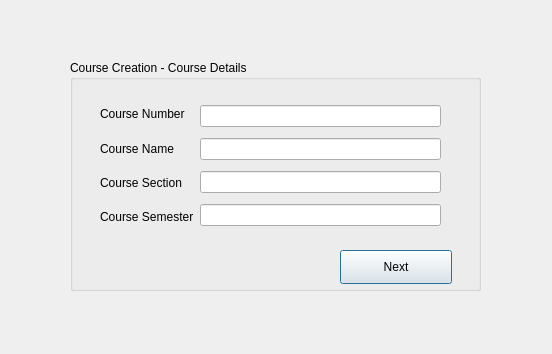
<?xml version="1.0" encoding="UTF-8"?>
<ui version="4.0">
 <class>Dialog</class>
 <widget class="QDialog" name="Dialog">
  <property name="geometry">
   <rect>
    <x>0</x>
    <y>0</y>
    <width>552</width>
    <height>354</height>
   </rect>
  </property>
  <property name="windowTitle">
   <string>Dialog</string>
  </property>
  <widget class="QGroupBox" name="courseCreationGroupBox">
   <property name="geometry">
    <rect>
     <x>70</x>
     <y>60</y>
     <width>411</width>
     <height>231</height>
    </rect>
   </property>
   <property name="title">
    <string>Course Creation - Course Details</string>
   </property>
   <widget class="QPushButton" name="nextButton">
    <property name="geometry">
     <rect>
      <x>270</x>
      <y>190</y>
      <width>112</width>
      <height>34</height>
     </rect>
    </property>
    <property name="text">
     <string>Next</string>
    </property>
   </widget>
   <widget class="QWidget" name="horizontalLayoutWidget">
    <property name="geometry">
     <rect>
      <x>30</x>
      <y>40</y>
      <width>341</width>
      <height>131</height>
     </rect>
    </property>
    <layout class="QHBoxLayout" name="horizontalLayout">
     <item>
      <layout class="QVBoxLayout" name="verticalLayout">
       <item>
        <widget class="QLabel" name="courseNumberLabel">
         <property name="text">
          <string>Course Number</string>
         </property>
        </widget>
       </item>
       <item>
        <widget class="QLabel" name="courseNameLabel">
         <property name="text">
          <string>Course Name</string>
         </property>
        </widget>
       </item>
       <item>
        <widget class="QLabel" name="courseSectionLabel">
         <property name="text">
          <string>Course Section</string>
         </property>
        </widget>
       </item>
       <item>
        <widget class="QLabel" name="courseSemesterLabel">
         <property name="text">
          <string>Course Semester</string>
         </property>
        </widget>
       </item>
      </layout>
     </item>
     <item>
      <layout class="QVBoxLayout" name="verticalLayout_2">
       <item>
        <widget class="QLineEdit" name="courseNumberField"/>
       </item>
       <item>
        <widget class="QLineEdit" name="courseNameField"/>
       </item>
       <item>
        <widget class="QLineEdit" name="courseSectionField"/>
       </item>
       <item>
        <widget class="QLineEdit" name="courseSemesterField"/>
       </item>
      </layout>
     </item>
    </layout>
   </widget>
  </widget>
 </widget>
 <resources/>
 <connections/>
</ui>
